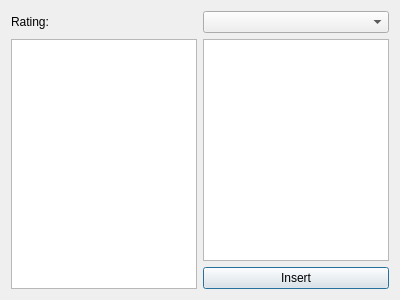
<?xml version="1.0" encoding="UTF-8"?>
<ui version="4.0">
 <class>DialogProtoPipeForm</class>
 <widget class="QDialog" name="DialogProtoPipeForm">
  <property name="geometry">
   <rect>
    <x>0</x>
    <y>0</y>
    <width>400</width>
    <height>300</height>
   </rect>
  </property>
  <property name="windowTitle">
   <string>Dialog</string>
  </property>
  <layout class="QGridLayout" name="gridLayout">
   <item row="0" column="0">
    <widget class="QLabel" name="currentRatingLab">
     <property name="text">
      <string>Rating: </string>
     </property>
    </widget>
   </item>
   <item row="0" column="1">
    <widget class="QComboBox" name="combo"/>
   </item>
   <item row="1" column="0" rowspan="2">
    <widget class="QListWidget" name="sizeList"/>
   </item>
   <item row="1" column="1">
    <widget class="QListWidget" name="ratingList"/>
   </item>
   <item row="2" column="1">
    <widget class="QPushButton" name="btn1">
     <property name="text">
      <string>Insert</string>
     </property>
    </widget>
   </item>
  </layout>
 </widget>
 <resources/>
 <connections/>
</ui>
